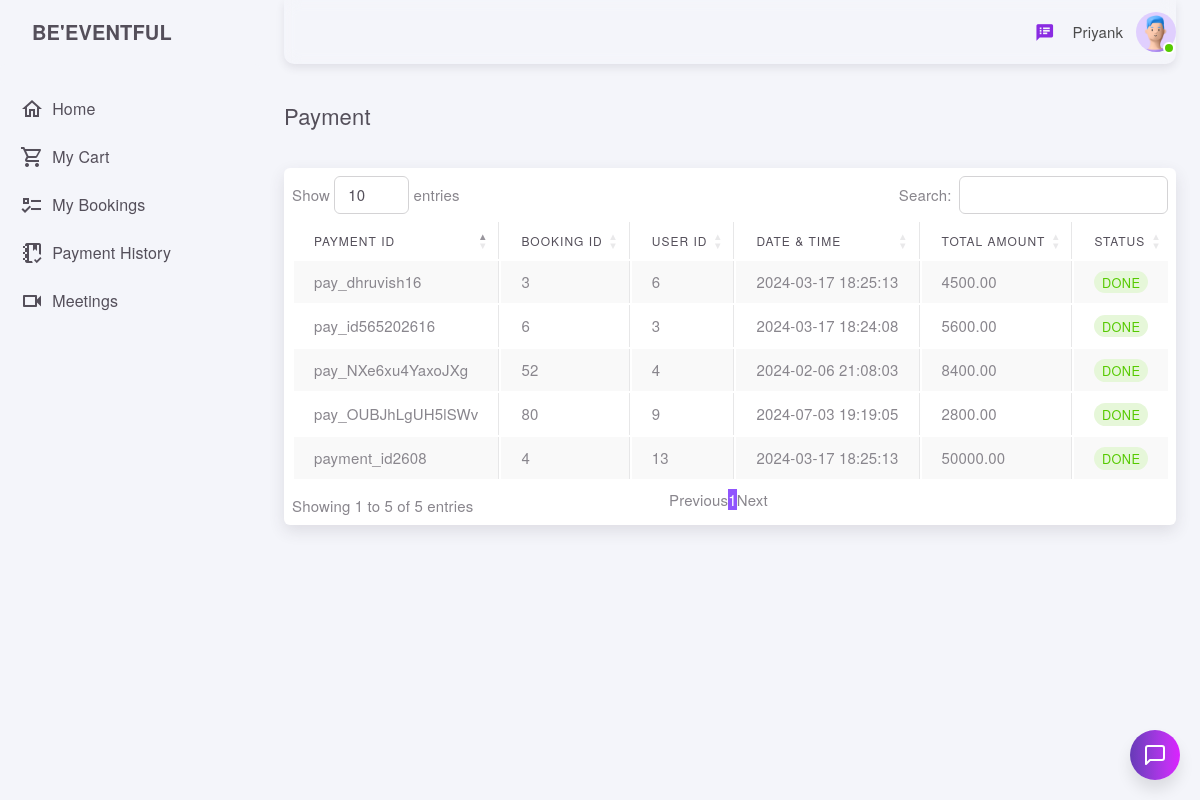
The page /customer/payment.php (signed in) on the database its author committed.
### tables this page shows
CREATE TABLE `tbl_customer_payment` (
  `id` int(11) NOT NULL,
  `payment_id` varchar(512) DEFAULT NULL,
  `booking_id` int(11) DEFAULT NULL,
  `datetime` datetime DEFAULT current_timestamp(),
  `total_amount` decimal(10,2) NOT NULL,
  `vendor_status` tinyint(1) NOT NULL DEFAULT 0
);

CREATE TABLE `tbl_booking` (
  `booking_id` int(11) NOT NULL,
  `user_id` int(11) DEFAULT NULL,
  `start_date` date DEFAULT NULL,
  `end_date` date DEFAULT NULL,
  `from_time` time NOT NULL,
  `to_time` time NOT NULL,
  `booking_date` timestamp NOT NULL DEFAULT current_timestamp(),
  `booking_status` tinyint(1) DEFAULT 1,
  `total_amount` decimal(10,2) DEFAULT NULL
);

### customer/payment.php (the view, shortened to what this page needs)
<?php
include "header.php";
include "../database/db.php";
?>
<link rel="stylesheet" href="assets/DataTables/datatables.min.css">
<h4 class="py-3 mb-4">Payment</h4>
<div class="card p-2">
    <div class="table-responsive text-nowrap">
<?php
    $qry = "
        SELECT
            b.user_id,
            cp.*
        FROM
            tbl_booking b
        JOIN
            tbl_customer_payment cp ON b.booking_id = cp.booking_id;
";
    $result = mysqli_query($conn,$qry);
?>
<table id="vtable" class="table table-striped table-bordered" style="width:100%">
    <thead>
        <th>Payment ID</th>
        <th>Booking ID</th>
        <th>User ID</th>
        <th>Date & Time</th>
        <th>Total Amount</th>
        <th>Status</th>
    </thead>
    <tbody>
<?php
    while($row = mysqli_fetch_assoc($result)){
        echo "<tr>";
        echo "<td>".$row['payment_id']."</td>";
        echo "<td>".$row['booking_id']."</td>";
        echo "<td>".$row['user_id']."</td>";
        echo "<td>".$row['datetime']."</td>";
        echo "<td>".$row['total_amount']."</td>";
        echo "<td>";
            if($row['vendor_status'] == 1){
                echo "<button  class='btn badge rounded-pill bg-label-success me-1'>Done</button>";
            } else {
                echo "<button  class='btn badge rounded-pill bg-label-danger me-1'>Fail</button>";
            }
        echo "</td>";
        echo "</tr>";
    }
?>
</tbody>
</table>
    </div>
</div>
<?php
include "footer.php";
?>

### assets/css/chat.css (style rules this page uses)
.py-3 { padding-top: 1rem!important; padding-bottom: 1rem!important; }

### customer/bot/css/setup.css (style rules this page uses)
body { font-family: "Helvetica Neue", Helvetica, sans-serif; margin: 0; }

### rows shown on the page
tbl_customer_payment: payment "pay_dhruvish16", booking "3", booking.user_id "6", datetime "2024-03-17 18:25:13", total_amount "4500.00", vendor_status "DONE"
tbl_customer_payment: payment "payment_id2608", booking "4", booking.user_id "13", datetime "2024-03-17 18:25:13", total_amount "50000.00", vendor_status "DONE"
tbl_customer_payment: payment "pay_id565202616", booking "6", booking.user_id "3", datetime "2024-03-17 18:24:08", total_amount "5600.00", vendor_status "DONE"
tbl_customer_payment: payment "pay_NXe6xu4YaxoJXg", booking "52", booking.user_id "4", datetime "2024-02-06 21:08:03", total_amount "8400.00", vendor_status "DONE"
tbl_customer_payment: payment "pay_OUBJhLgUH5lSWv", booking "80", booking.user_id "9", datetime "2024-07-03 19:19:05", total_amount "2800.00", vendor_status "DONE"

### other values the page prints
$_SESSION["name"] "Priyank"
